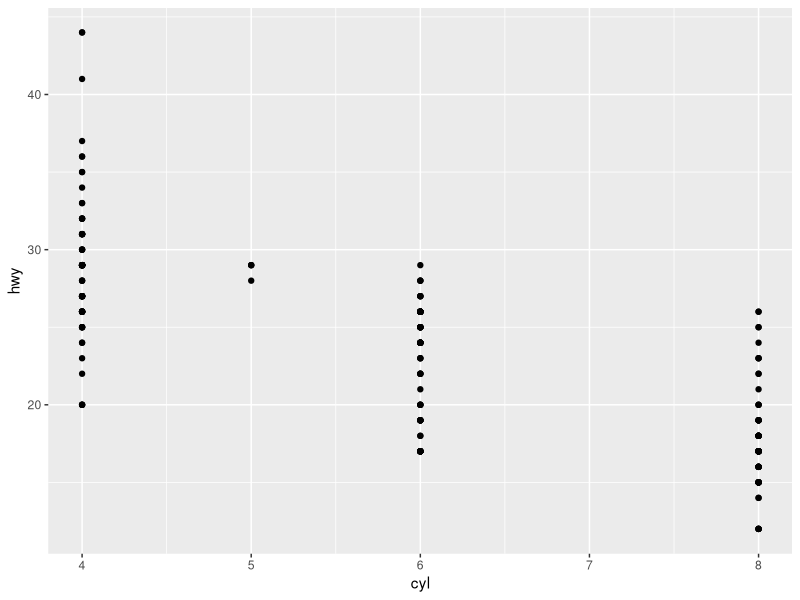
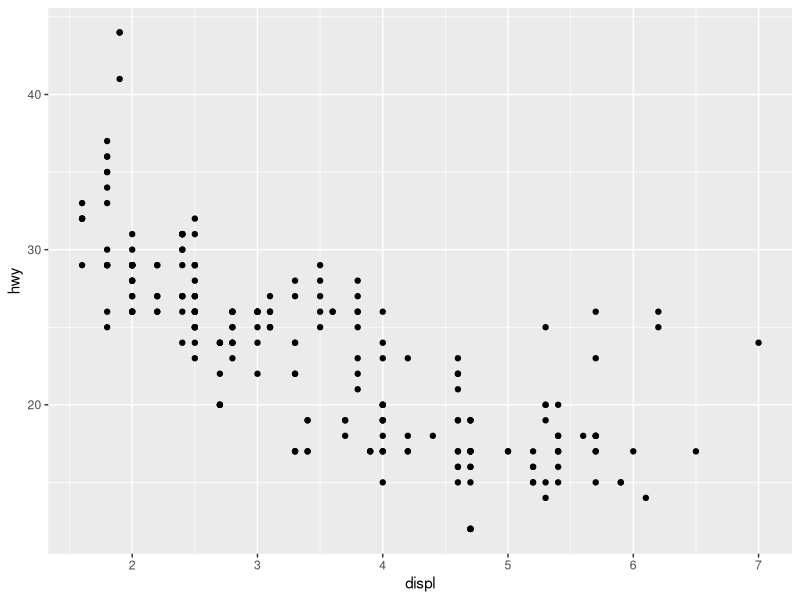

Reproduce these figures in R, in order.
## ---- chunk 1
knitr::opts_chunk$set(echo = TRUE)
## ---- chunk 2
library(tidyverse)
## ---- chunk 3
ggplot2::mpg
## ---- chunk 4

library(tidyverse)
ggplot(data = mpg) + geom_point(mapping = aes(x = cyl, y = hwy))
## ---- chunk 5

library(tidyverse)
ggplot(data = mpg) + geom_point(mapping = aes(x = displ, y = hwy))
filter(mpg, cyl == 8)
filter(diamonds, carat > 3)
